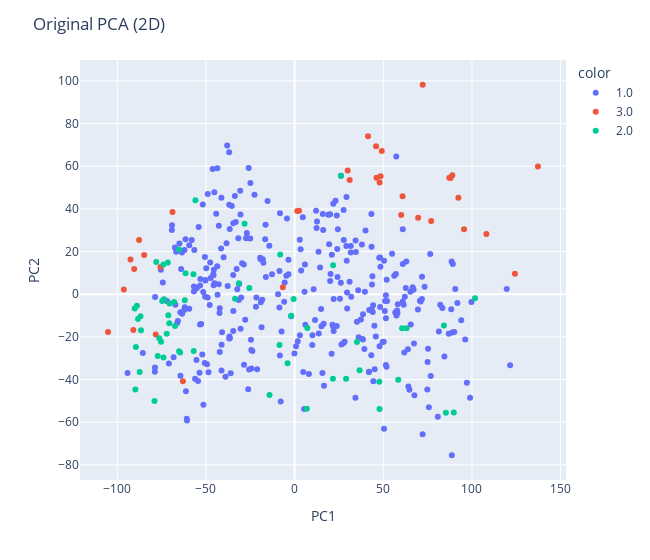
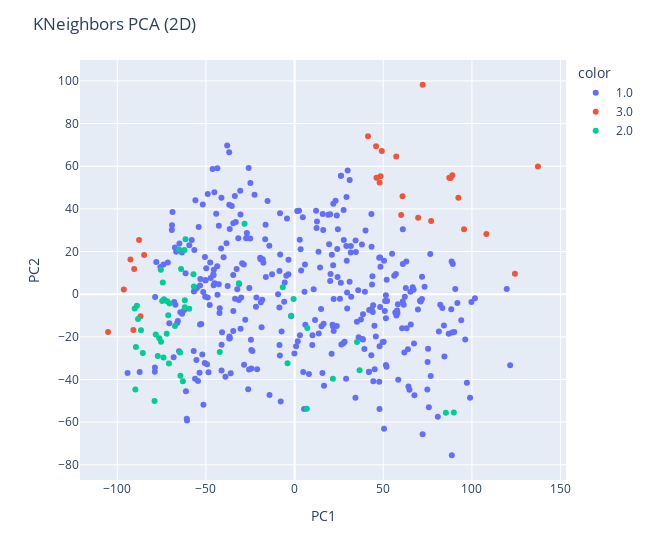

The notebook cell saved with these charts, in order:
### Markdown cell above
Par contre en regardant le score pour chaque classe, on remarque que celui-ci est très bon pour la classe 1 mais beaucoup moins bon pour la classe 2 et 3

### Code cell
from sklearn.decomposition import PCA
import plotly.express as px

# Réaliser l'analyse en composantes principales (PCA)
cls = PCA(n_components=21)
pcs = cls.fit_transform(data_test)

# Créer la première figure avec un titre
fig_original = px.scatter(x=pcs.T[0], y=pcs.T[1], color=labels_test, 
                          labels={'x': 'PC1', 'y': 'PC2'}, width=650)
fig_original.update_layout(title="Original PCA (2D)")

# Créer la deuxième figure avec un titre
fig_KNeighbors = px.scatter(x=pcs.T[0], y=pcs.T[1], color=prediction, 
                            labels={'x': 'PC1', 'y': 'PC2'}, width=650)
fig_KNeighbors.update_layout(title="KNeighbors PCA (2D)")

# Afficher les figures
fig_original.show()
fig_KNeighbors.show()

### Figure 1 — Plotly figure (JSON) as saved in the notebook; plotly's stock layout.template omitted (floating-point values rounded to 4 significant figures; data arrays with more than 128 entries replaced by an {"elided": "..."} marker saying what was removed)
{"data": [{"hovertemplate": "color=1.0<br>PC1=%{x}<br>PC2=%{y}<extra></extra>", "legendgroup": "1.0", "marker": {"color": "#636efa", "symbol": "circle"}, "mode": "markers", "name": "1.0", "orientation": "v", "showlegend": true, "type": "scatter", "x": {"elided": "332 float values"}, "xaxis": "x", "y": {"elided": "332 float values"}, "yaxis": "y"}, {"hovertemplate": "color=3.0<br>PC1=%{x}<br>PC2=%{y}<extra></extra>", "legendgroup": "3.0", "marker": {"color": "#EF553B", "symbol": "circle"}, "mode": "markers", "name": "3.0", "orientation": "v", "showlegend": true, "type": "scatter", "x": [-92.55, -84.84, -6.639, -87.72, -78.28, 88.93, 60.1, 108.1, -96.31, 77.01, -105.2, 95.53, 60.87, 48.46, 46.17, 45.92, 92.34, 29.91, 137.2, 87.22, -90.92, -63.0, 87.99, 31.07, -68.84, 1.507, 72.21, 49.15, 47.93, 2.488, -90.47, 41.38, -75.71, 124.2, 69.65], "xaxis": "x", "y": [16.23, 18.33, 3.309, 25.38, -18.93, 55.72, 37.18, 28.18, 2.157, 34.3, -17.69, 30.39, 45.93, 55.3, 54.56, 69.4, 45.26, 58.03, 59.82, 54.66, -16.73, -40.82, 54.5, 53.59, 38.57, 39.03, 98.21, 67.16, 52.42, 39.15, 11.85, 74.07, 12.77, 9.529, 35.87], "yaxis": "y"}, {"hovertemplate": "color=2.0<br>PC1=%{x}<br>PC2=%{y}<extra></extra>", "legendgroup": "2.0", "marker": {"color": "#00cc96", "symbol": "circle"}, "mode": "markers", "name": "2.0", "orientation": "v", "showlegend": true, "type": "scatter", "x": [-67.46, -8.54, -8.144, 101.7, 60.61, -61.92, -88.92, -65.13, 47.88, -65.14, -67.92, 84.19, 85.27, -64.56, 47.73, -70.66, -89.8, 7.162, 36.63, -71.23, -70.5, 21.61, -75.33, -86.91, 63.17, 26.13, -72.13, -90.16, -76.3, 29.03, -57.03, -14.15, -87.36, 21.72, -31.42, -74.66, 58.45, -78.0, -77.16, -89.49, -28.21, -78.98, -88.31, -73.93, -1.935, -55.94, -61.48, -33.59, -86.63, -71.48, 6.883, -56.9, -3.982, 89.78, -0.5737, -25.56, -73.64, -73.94, 35.17], "xaxis": "x", "y": [-14.87, -23.83, 18.58, -1.915, -15.96, -2.802, -5.476, 20.99, -53.83, -26.7, -3.663, -14.71, -55.57, -27.34, -41.06, -13.58, -44.67, -15.81, -35.69, -9.838, -4.341, -39.7, -22.25, -10.39, -16.0, 55.48, -18.53, -6.734, -20.7, -39.67, 9.339, -47.32, -36.51, 13.61, 5.095, -3.155, -40.15, 15.06, -28.94, -24.71, 33.0, -50.13, -11.67, -29.68, -10.11, 44.09, 9.822, -2.141, -16.92, 14.84, -53.75, -26.59, -32.36, -55.5, -2.236, 2.926, -2.405, 13.97, -22.39], "yaxis": "y"}], "layout": {"legend": {"title": {"text": "color"}, "tracegroupgap": 0}, "margin": {"t": 60}, "title": {"text": "Original PCA (2D)"}, "width": 650, "xaxis": {"anchor": "y", "domain": [0, 1], "title": {"text": "PC1"}}, "yaxis": {"anchor": "x", "domain": [0, 1], "title": {"text": "PC2"}}}}

### Figure 2 — Plotly figure (JSON) as saved in the notebook; plotly's stock layout.template omitted (floating-point values rounded to 4 significant figures; data arrays with more than 128 entries replaced by an {"elided": "..."} marker saying what was removed)
{"data": [{"hovertemplate": "color=1.0<br>PC1=%{x}<br>PC2=%{y}<extra></extra>", "legendgroup": "1.0", "marker": {"color": "#636efa", "symbol": "circle"}, "mode": "markers", "name": "1.0", "orientation": "v", "showlegend": true, "type": "scatter", "x": {"elided": "349 float values"}, "xaxis": "x", "y": {"elided": "349 float values"}, "yaxis": "y"}, {"hovertemplate": "color=3.0<br>PC1=%{x}<br>PC2=%{y}<extra></extra>", "legendgroup": "3.0", "marker": {"color": "#EF553B", "symbol": "circle"}, "mode": "markers", "name": "3.0", "orientation": "v", "showlegend": true, "type": "scatter", "x": [-92.55, -84.84, 57.3, -87.72, 88.93, 60.1, 108.1, -96.31, 77.01, -105.2, 95.53, 60.87, -86.91, 48.46, 46.17, 45.92, 92.34, 137.2, 87.22, -90.92, 87.99, 72.21, 49.15, 47.93, -90.47, 41.38, 124.2, 69.65], "xaxis": "x", "y": [16.23, 18.33, 64.52, 25.38, 55.72, 37.18, 28.18, 2.157, 34.3, -17.69, 30.39, 45.93, -10.39, 55.3, 54.56, 69.4, 45.26, 59.82, 54.66, -16.73, 54.5, 98.21, 67.16, 52.42, 11.85, 74.07, 9.529, 35.87], "yaxis": "y"}, {"hovertemplate": "color=2.0<br>PC1=%{x}<br>PC2=%{y}<extra></extra>", "legendgroup": "2.0", "marker": {"color": "#00cc96", "symbol": "circle"}, "mode": "markers", "name": "2.0", "orientation": "v", "showlegend": true, "type": "scatter", "x": [-75.41, -67.46, -6.639, -61.92, -78.28, -88.92, -65.13, 85.27, -64.56, -61.52, -89.8, 7.162, 36.63, -42.2, -71.23, -70.5, 21.61, -56.79, -75.33, -62.1, -72.13, -90.16, -76.3, -57.03, -71.85, -31.42, -59.42, -74.66, -63.0, -85.59, -77.16, -89.49, -28.21, -78.98, -88.31, -73.93, -1.935, -64.37, -61.93, -86.63, 6.883, -3.982, 89.78, -0.5737, -70.88, -73.64, -74.32, 35.17, -64.01], "xaxis": "x", "y": [11.47, -14.87, 3.309, -2.802, -18.93, -5.476, 20.99, -55.57, -27.34, 25.8, -44.67, -15.81, -35.69, -27.05, -9.838, -4.341, -39.7, 3.645, -22.25, 20.76, -18.53, -6.734, -20.7, 9.339, -3.353, 5.095, -6.876, -3.155, -40.82, -27.55, -28.94, -24.71, 33.0, -50.13, -11.67, -29.68, -10.11, -38.23, -6.152, -16.92, -53.75, -32.36, -55.5, -2.236, -32.44, -2.405, 5.502, -22.39, 11.82], "yaxis": "y"}], "layout": {"legend": {"title": {"text": "color"}, "tracegroupgap": 0}, "margin": {"t": 60}, "title": {"text": "KNeighbors PCA (2D)"}, "width": 650, "xaxis": {"anchor": "y", "domain": [0, 1], "title": {"text": "PC1"}}, "yaxis": {"anchor": "x", "domain": [0, 1], "title": {"text": "PC2"}}}}
